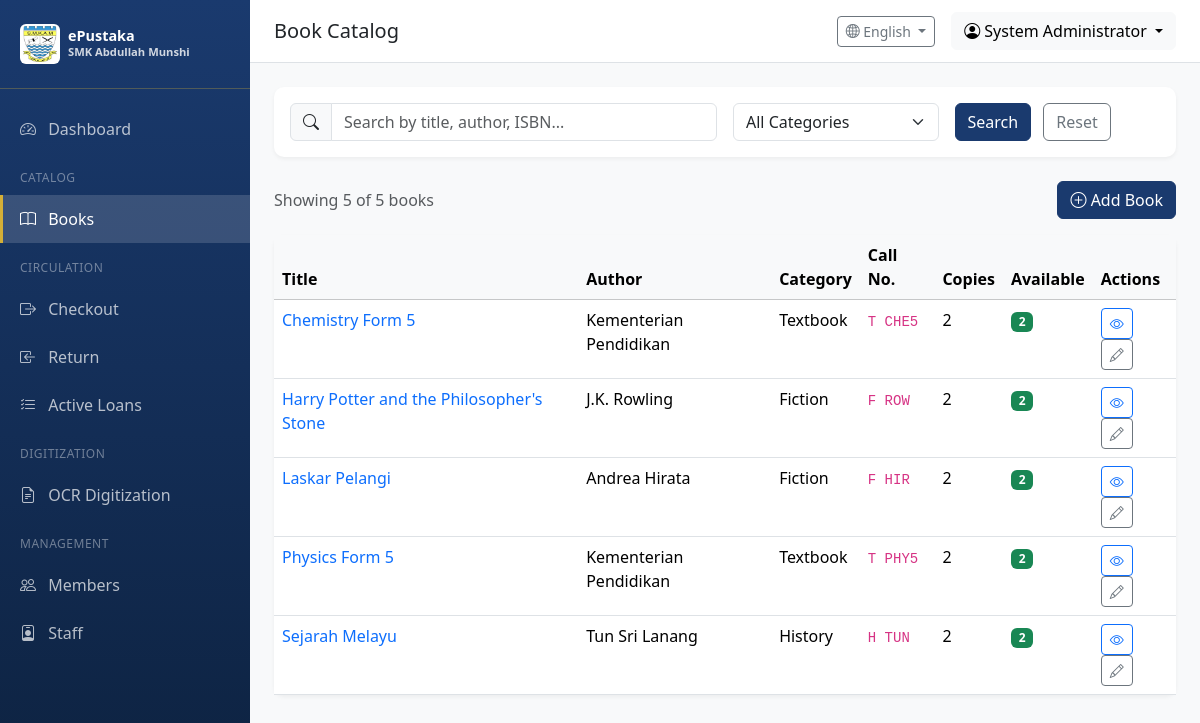
The app's page /catalog/ (signed in) with its own data.
### app/models/user.py (models this page shows, shortened)
class User(UserMixin, db.Model):
    __tablename__ = 'users'
    id = db.Column(db.Integer, primary_key=True)
    username = db.Column(db.String(64), unique=True, nullable=False, index=True)
    email = db.Column(db.String(120), unique=True, nullable=False, index=True)
    password_hash = db.Column(db.String(256), nullable=False)
    full_name = db.Column(db.String(128))
    is_active = db.Column(db.Boolean, default=True)
    role_id = db.Column(db.Integer, db.ForeignKey('roles.id'))
    created_at = db.Column(db.DateTime, default=datetime.utcnow)
    updated_at = db.Column(db.DateTime, default=datetime.utcnow, onupdate=datetime.utcnow)
    last_login = db.Column(db.DateTime)
    def can(self, perm):
        return self.role is not None and self.role.has_permission(perm)

### app/models/catalog.py (models this page shows, shortened)
class Book(db.Model):
    __tablename__ = 'books'
    id = db.Column(db.Integer, primary_key=True)
    title = db.Column(db.String(256), nullable=False, index=True)
    author = db.Column(db.String(256), index=True)
    isbn = db.Column(db.String(20), index=True)
    publisher = db.Column(db.String(128))
    publication_year = db.Column(db.Integer)
    edition = db.Column(db.String(32))
    category = db.Column(db.String(64), index=True)  # e.g., Fiction, Science, History
    call_number = db.Column(db.String(32), index=True)  # Library classification
    subject = db.Column(db.String(128))
    language = db.Column(db.String(32), default='Malay')
    description = db.Column(db.Text)
    page_count = db.Column(db.Integer)
    cover_image = db.Column(db.String(256))  # Path to cover image
    created_at = db.Column(db.DateTime, default=datetime.utcnow)
    updated_at = db.Column(db.DateTime, default=datetime.utcnow, onupdate=datetime.utcnow)
    copies = db.relationship('BookCopy', backref='book', lazy='dynamic', cascade='all, delete-orphan')
    @property
    def total_copies(self):
        return self.copies.count()
    @property
    def available_copies(self):
        return self.copies.filter(BookCopy.status == CopyStatus.AVAILABLE.value).count()

### app/routes/catalog.py (the view, shortened to what this page needs)
@catalog_bp.route('/')
@login_required
def index():
    page = request.args.get('page', 1, type=int)
    per_page = 20
    query = Book.query
    search = request.args.get('search', '').strip()
    category = request.args.get('category', '')
    if category:
        query = query.filter(Book.category == category)
    categories = db.session.query(Book.category).distinct().filter(Book.category.isnot(None)).all()
    categories = [c[0] for c in categories if c[0]]
    books = query.order_by(Book.title).paginate(page=page, per_page=per_page)
    return render_template('catalog/index.html',
                          books=books,
                          search=search,
                          category=category,
                          categories=categories)

### app/models/user.py (called while the page is built)
@login_manager.user_loader
def load_user(user_id):
    return User.query.get(int(user_id))

    def has_permission(self, perm):
        return self.permissions & perm == perm

### app/utils/i18n.py (called while the page is built)
def get_language() -> str:
    try:
        return session.get('language', DEFAULT_LANGUAGE)
    except RuntimeError:
        return DEFAULT_LANGUAGE

def get_text(key: str, lang: str = None) -> str:
    if lang is None:
        lang = get_language()
    if key in TRANSLATIONS:
        trans = TRANSLATIONS[key]
        if lang in trans:
            return trans[lang]
        elif DEFAULT_LANGUAGE in trans:
            return trans[DEFAULT_LANGUAGE]
    return key.replace('_', ' ').title()

def register_i18n(app):
    @app.context_processor
    def inject_i18n():
        return {
            't': get_text,
            'get_text': get_text,
            'current_language': get_language(),
            'languages': LANGUAGES
        }
    @app.route('/set-language/<lang_code>')
    def set_lang(lang_code):
        """Route to change language."""
        from flask import redirect, request
        set_language(lang_code)
        return redirect(request.referrer or '/')

### app/templates/catalog/index.html (shortened to what this page needs)
{% extends "base.html" %}
{% block page_title %}Book Catalog{% endblock %}
{% block content %}
<div class="card table-card mb-4">
    <div class="card-body">
        <form method="GET" class="row g-3">
            <div class="col-md-6">
                <div class="input-group">
                    <span class="input-group-text"><i class="bi bi-search"></i></span>
                    <input type="text" class="form-control" name="search" placeholder="Search by title, author, ISBN..." value="{{ search }}">
                </div>
            </div>
            <div class="col-md-3">
                <select class="form-select" name="category">
                    <option value="">All Categories</option>
                </select>
            </div>
            <div class="col-md-3">
                <button type="submit" class="btn btn-primary me-2">Search</button>
                <a href="{{ url_for('catalog.index') }}" class="btn btn-outline-secondary">Reset</a>
            </div>
        </form>
    </div>
</div>
<div class="d-flex justify-content-between align-items-center mb-3">
    <p class="text-muted mb-0">Showing {{ books.items|length }} of {{ books.total }} books</p>
    {% if current_user.can(8) %}
    <a href="{{ url_for('catalog.add_book') }}" class="btn btn-primary">
        <i class="bi bi-plus-circle"></i> Add Book
    </a>
    {% endif %}
</div>
<div class="card table-card">
    <div class="card-body p-0">
        <div class="table-responsive">
            <table class="table table-hover mb-0">
                <thead class="table-light">
                    <tr>
                        <th>Title</th>
                        <th>Author</th>
                        <th>Category</th>
                        <th>Call No.</th>
                        <th>Copies</th>
                        <th>Available</th>
                        <th>Actions</th>
                    </tr>
                </thead>
                <tbody>
                    {% for book in books.items %}
                    <tr>
                        <td>
                            <a href="{{ url_for('catalog.view_book', book_id=book.id) }}" class="text-decoration-none">
                                {{ book.title }}
                            </a>
                        </td>
                        <td>{{ book.author or '-' }}</td>
                        <td>{{ book.category or '-' }}</td>
                        <td><code>{{ book.call_number or '-' }}</code></td>
                        <td>{{ book.total_copies }}</td>
                        <td>
                            {% if book.available_copies > 0 %}
                                <span class="badge bg-success">{{ book.available_copies }}</span>
                            {% else %}
                                <span class="badge bg-secondary">0</span>
                            {% endif %}
                        </td>
                        <td>
                            <a href="{{ url_for('catalog.view_book', book_id=book.id) }}" class="btn btn-sm btn-outline-primary">
                                <i class="bi bi-eye"></i>
                            </a>
                            {% if current_user.can(8) %}
                            <a href="{{ url_for('catalog.edit_book', book_id=book.id) }}" class="btn btn-sm btn-outline-secondary">
                                <i class="bi bi-pencil"></i>
                            </a>
                            {% endif %}
                        </td>
                    </tr>
                    {% else %}
                    <tr>
                        <td colspan="7" class="text-center text-muted py-4">No books found</td>
                    </tr>
                    {% endfor %}
                </tbody>
            </table>
        </div>
    </div>
</div>
{% endblock %}

### app/templates/base.html (shortened to what this page needs)
<!DOCTYPE html>
<html lang="en">
<head>
    <link href="https://cdn.jsdelivr.net/npm/bootstrap@5.3.2/dist/css/bootstrap.min.css" rel="stylesheet">
    <link href="https://cdn.jsdelivr.net/npm/bootstrap-icons@1.11.1/font/bootstrap-icons.css" rel="stylesheet">
</head>
<body>
    {% if current_user.is_authenticated %}
    <nav class="sidebar">
        <div class="sidebar-brand">
            <div class="d-flex align-items-center">
                <img src="{{ url_for('static', filename='images/Lencana_Sekolah_Menengah_Kebangsaan_Abdullah_Munshi.jpg') }}"
                     alt="SMK Abdullah Munshi"
                     class="me-2 rounded"
                     style="width: 40px; height: 40px; object-fit: contain; background: white; padding: 2px;">
                <div>
                    <div style="font-size: 0.9rem; line-height: 1.2;">ePustaka</div>
                    <div style="font-size: 0.7rem; opacity: 0.8;">SMK Abdullah Munshi</div>
                </div>
            </div>
        </div>
        <ul class="nav flex-column">
            <li class="nav-item">
                <a class="nav-link {% if request.endpoint == 'main.dashboard' %}active{% endif %}" href="{{ url_for('main.dashboard') }}">
                    <i class="bi bi-speedometer2"></i> {{ t('dashboard') }}
                </a>
            </li>
            {% if current_user.can(1) or current_user.can(2) %}
            <li class="sidebar-section">{{ t('catalog') }}</li>
            <li class="nav-item">
                <a class="nav-link {% if 'catalog' in request.endpoint %}active{% endif %}" href="{{ url_for('catalog.index') }}">
                    <i class="bi bi-book"></i> {{ t('books') }}
                </a>
            </li>
            <li class="sidebar-section">{{ t('circulation') }}</li>
            <li class="nav-item">
                <a class="nav-link {% if request.endpoint == 'circulation.checkout' %}active{% endif %}" href="{{ url_for('circulation.checkout') }}">
                    <i class="bi bi-box-arrow-right"></i> {{ t('checkout') }}
                </a>
            </li>
            <li class="nav-item">
                <a class="nav-link {% if request.endpoint == 'circulation.return_book' %}active{% endif %}" href="{{ url_for('circulation.return_book') }}">
                    <i class="bi bi-box-arrow-in-left"></i> {{ t('return') }}
                </a>
            </li>
            <li class="nav-item">
                <a class="nav-link {% if request.endpoint == 'circulation.active_loans' %}active{% endif %}" href="{{ url_for('circulation.active_loans') }}">
                    <i class="bi bi-list-check"></i> {{ t('active_loans') }}
                </a>
            </li>
            {% endif %}
            {% if current_user.can(512) %}
            <li class="sidebar-section">{{ 'Digitization' if current_language == 'en' else 'Pendigitalan' }}</li>
            <li class="nav-item">
                <a class="nav-link {% if 'ocr' in request.endpoint %}active{% endif %}" href="{{ url_for('ocr.index') }}">
                    <i class="bi bi-file-earmark-text"></i> {{ t('ocr_digitization') }}
                </a>
            </li>
            {% endif %}
            {% if current_user.can(128) %}
            <li class="sidebar-section">{{ 'Management' if current_language == 'en' else 'Pengurusan' }}</li>
            <li class="nav-item">
                <a class="nav-link {% if request.endpoint == 'users.member_list' %}active{% endif %}" href="{{ url_for('users.member_list') }}">
                    <i class="bi bi-people"></i> {{ t('members') }}
                </a>
            </li>
            {% endif %}
            {% if current_user.can(256) %}
            <li class="nav-item">
                <a class="nav-link {% if request.endpoint == 'users.staff_list' %}active{% endif %}" href="{{ url_for('users.staff_list') }}">
                    <i class="bi bi-person-badge"></i> {{ t('staff') }}
                </a>
            </li>
            {% endif %}
        </ul>
    </nav>
    <div class="main-content">
        <nav class="top-navbar d-flex justify-content-between align-items-center">
            <div>
                <h5 class="mb-0">{% block page_title %}{{ t('dashboard') }}{% endblock %}</h5>
            </div>
            <div class="d-flex align-items-center gap-3">
                <div class="dropdown">
                    <button class="btn btn-outline-secondary btn-sm dropdown-toggle" type="button" data-bs-toggle="dropdown">
                        <i class="bi bi-globe2"></i> {{ languages.get(current_language, 'English') }}
                    </button>
                </div>
                <div class="dropdown">
                    <button class="btn btn-light dropdown-toggle" type="button" data-bs-toggle="dropdown">
                        <i class="bi bi-person-circle"></i> {{ current_user.full_name or current_user.username }}
                    </button>
                </div>
            </div>
        </nav>
        <div class="content-wrapper">
            {% block content %}{% endblock %}
        </div>
    </div>
    {% else %}
    {% block public_content %}{% endblock %}
    {% endif %}
</body>
</html>

### app/templates/base.html (style rules this page uses)
:root { --sidebar-width: 250px; --primary-color: #1a3a6e; --primary-dark: #0d2240; --accent-color: #d4af37; --accent-light: #f0d77a; }
body { min-height: 100vh; }
.sidebar { position: fixed; top: 0; left: 0; width: var(--sidebar-width); height: 100vh; background: linear-gradient(180deg, var(--primary-color) 0%, var(--primary-dark) 100%); padding-top: 1rem; overflow-y: auto; }
.sidebar .nav-link { color: rgba(255,255,255,0.7); padding: 0.75rem 1.25rem; border-radius: 0; }
.sidebar .nav-link:hover, .sidebar .nav-link.active { color: #fff; background: rgba(255,255,255,0.1); }
.sidebar .nav-link i { width: 24px; margin-right: 0.5rem; }
.sidebar-brand { color: #fff; font-size: 1.25rem; font-weight: 600; padding: 0.5rem 1.25rem 1.5rem; border-bottom: 1px solid rgba(255,255,255,0.1); margin-bottom: 1rem; }
.sidebar-section { color: rgba(255,255,255,0.4); font-size: 0.75rem; text-transform: uppercase; padding: 1rem 1.25rem 0.5rem; letter-spacing: 0.5px; }
.main-content { margin-left: var(--sidebar-width); min-height: 100vh; background: #f8f9fa; }
.top-navbar { background: #fff; border-bottom: 1px solid #dee2e6; padding: 0.75rem 1.5rem; }
.content-wrapper { padding: 1.5rem; }
.table-card { border: none; border-radius: 10px; box-shadow: 0 2px 4px rgba(0,0,0,0.05); }
.btn-primary { background-color: var(--primary-color); border-color: var(--primary-color); }
.sidebar .nav-link.active { background: rgba(255, 255, 255, 0.15); color: #fff; border-left: 3px solid var(--accent-color); padding-left: calc(1.25rem - 3px); }
.sidebar-brand { border-bottom-color: rgba(212, 175, 55, 0.3); }

### records on screen
User: full_name "System Administrator"
Book: title "Chemistry Form 5", author "Kementerian Pendidikan", category "Textbook", call_number "T CHE5", total_copies "2", available_copies "2"
Book: title "Harry Potter and the Philosopher's Stone", author "J.K. Rowling", category "Fiction", call_number "F ROW", total_copies "2", available_copies "2"
Book: title "Laskar Pelangi", author "Andrea Hirata", category "Fiction", call_number "F HIR", total_copies "2", available_copies "2"
Book: title "Physics Form 5", author "Kementerian Pendidikan", category "Textbook", call_number "T PHY5", total_copies "2", available_copies "2"
Book: title "Sejarah Melayu", author "Tun Sri Lanang", category "History", call_number "H TUN", total_copies "2", available_copies "2"

### other values on screen
{{ t('dashboard') }} "Dashboard"
{{ t('catalog') }} "CATALOG"
{{ t('books') }} "Books"
{{ t('circulation') }} "CIRCULATION"
{{ t('checkout') }} "Checkout"
{{ t('return') }} "Return"
{{ t('active_loans') }} "Active Loans"
{{ 'Digitization' if current_language == 'en' else 'Pendigitalan' }} "DIGITIZATION"
{{ t('ocr_digitization') }} "OCR Digitization"
{{ 'Management' if current_language == 'en' else 'Pengurusan' }} "MANAGEMENT"
{{ t('members') }} "Members"
{{ t('staff') }} "Staff"
{{ languages.get(current_language, 'English') }} "English"
{{ books.items|length }} "5"
{{ books.total }} "5"
